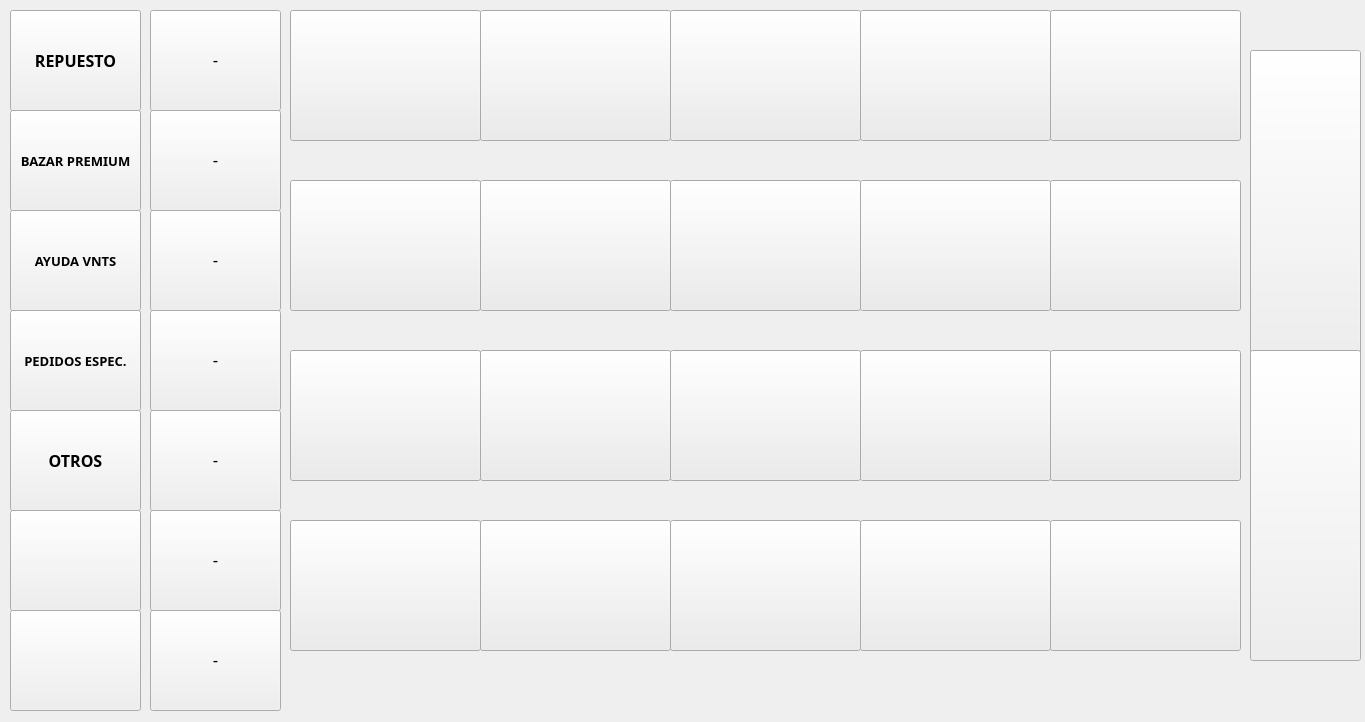
<?xml version="1.0" encoding="UTF-8"?>
<ui version="4.0">
 <class>BuscarProducto</class>
 <widget class="QMainWindow" name="BuscarProducto">
  <property name="geometry">
   <rect>
    <x>0</x>
    <y>0</y>
    <width>1365</width>
    <height>722</height>
   </rect>
  </property>
  <property name="windowTitle">
   <string>MainWindow</string>
  </property>
  <widget class="QWidget" name="centralwidget">
   <widget class="QPushButton" name="push_op7">
    <property name="geometry">
     <rect>
      <x>150</x>
      <y>610</y>
      <width>131</width>
      <height>101</height>
     </rect>
    </property>
    <property name="font">
     <font>
      <pointsize>12</pointsize>
     </font>
    </property>
    <property name="text">
     <string>-</string>
    </property>
    <property name="autoDefault">
     <bool>false</bool>
    </property>
   </widget>
   <widget class="QLabel" name="label_19">
    <property name="geometry">
     <rect>
      <x>860</x>
      <y>650</y>
      <width>191</width>
      <height>20</height>
     </rect>
    </property>
    <property name="font">
     <font>
      <family>Calibri</family>
      <pointsize>11</pointsize>
      <weight>75</weight>
      <italic>true</italic>
      <bold>true</bold>
     </font>
    </property>
    <property name="text">
     <string/>
    </property>
   </widget>
   <widget class="QPushButton" name="push_17">
    <property name="geometry">
     <rect>
      <x>480</x>
      <y>520</y>
      <width>191</width>
      <height>131</height>
     </rect>
    </property>
    <property name="styleSheet">
     <string notr="true">
background-color: rgb(251, 255, 207);
background-color: rgb(236, 236, 236);</string>
    </property>
    <property name="text">
     <string/>
    </property>
    <property name="autoDefault">
     <bool>false</bool>
    </property>
   </widget>
   <widget class="QPushButton" name="push_Atras">
    <property name="geometry">
     <rect>
      <x>1250</x>
      <y>50</y>
      <width>111</width>
      <height>311</height>
     </rect>
    </property>
    <property name="text">
     <string/>
    </property>
    <property name="icon">
     <iconset>
      <normalon>Dialog/MainW/icon/anterior.png</normalon>
     </iconset>
    </property>
    <property name="iconSize">
     <size>
      <width>60</width>
      <height>60</height>
     </size>
    </property>
    <property name="autoDefault">
     <bool>false</bool>
    </property>
   </widget>
   <widget class="QPushButton" name="push_20">
    <property name="geometry">
     <rect>
      <x>1050</x>
      <y>520</y>
      <width>191</width>
      <height>131</height>
     </rect>
    </property>
    <property name="styleSheet">
     <string notr="true">
background-color: rgb(251, 255, 207);
background-color: rgb(236, 236, 236);</string>
    </property>
    <property name="text">
     <string/>
    </property>
    <property name="autoDefault">
     <bool>false</bool>
    </property>
   </widget>
   <widget class="QPushButton" name="push_op2">
    <property name="geometry">
     <rect>
      <x>150</x>
      <y>110</y>
      <width>131</width>
      <height>101</height>
     </rect>
    </property>
    <property name="font">
     <font>
      <pointsize>12</pointsize>
     </font>
    </property>
    <property name="text">
     <string>-</string>
    </property>
    <property name="autoDefault">
     <bool>false</bool>
    </property>
   </widget>
   <widget class="QLabel" name="label_20">
    <property name="geometry">
     <rect>
      <x>1050</x>
      <y>650</y>
      <width>191</width>
      <height>20</height>
     </rect>
    </property>
    <property name="font">
     <font>
      <family>Calibri</family>
      <pointsize>11</pointsize>
      <weight>75</weight>
      <italic>true</italic>
      <bold>true</bold>
     </font>
    </property>
    <property name="text">
     <string/>
    </property>
   </widget>
   <widget class="QLabel" name="label_17">
    <property name="geometry">
     <rect>
      <x>480</x>
      <y>650</y>
      <width>191</width>
      <height>20</height>
     </rect>
    </property>
    <property name="font">
     <font>
      <family>Calibri</family>
      <pointsize>11</pointsize>
      <weight>75</weight>
      <italic>true</italic>
      <bold>true</bold>
     </font>
    </property>
    <property name="text">
     <string/>
    </property>
   </widget>
   <widget class="QPushButton" name="push_9">
    <property name="geometry">
     <rect>
      <x>860</x>
      <y>180</y>
      <width>191</width>
      <height>131</height>
     </rect>
    </property>
    <property name="styleSheet">
     <string notr="true">
background-color: rgb(251, 255, 207);
background-color: rgb(236, 236, 236);</string>
    </property>
    <property name="text">
     <string/>
    </property>
    <property name="autoDefault">
     <bool>false</bool>
    </property>
   </widget>
   <widget class="QPushButton" name="push_Cancelar">
    <property name="geometry">
     <rect>
      <x>10</x>
      <y>510</y>
      <width>131</width>
      <height>101</height>
     </rect>
    </property>
    <property name="text">
     <string/>
    </property>
    <property name="icon">
     <iconset>
      <disabledon>Dialog/MainW/icon/cancelar2.png</disabledon>
     </iconset>
    </property>
    <property name="iconSize">
     <size>
      <width>70</width>
      <height>70</height>
     </size>
    </property>
    <property name="autoDefault">
     <bool>false</bool>
    </property>
   </widget>
   <widget class="QLabel" name="label_6">
    <property name="geometry">
     <rect>
      <x>290</x>
      <y>310</y>
      <width>191</width>
      <height>20</height>
     </rect>
    </property>
    <property name="font">
     <font>
      <family>Calibri</family>
      <pointsize>11</pointsize>
      <weight>75</weight>
      <italic>true</italic>
      <bold>true</bold>
     </font>
    </property>
    <property name="text">
     <string/>
    </property>
   </widget>
   <widget class="QPushButton" name="push_op1">
    <property name="geometry">
     <rect>
      <x>150</x>
      <y>10</y>
      <width>131</width>
      <height>101</height>
     </rect>
    </property>
    <property name="font">
     <font>
      <pointsize>12</pointsize>
     </font>
    </property>
    <property name="text">
     <string>-</string>
    </property>
    <property name="autoDefault">
     <bool>false</bool>
    </property>
   </widget>
   <widget class="QPushButton" name="push_15">
    <property name="geometry">
     <rect>
      <x>1050</x>
      <y>350</y>
      <width>191</width>
      <height>131</height>
     </rect>
    </property>
    <property name="styleSheet">
     <string notr="true">
background-color: rgb(251, 255, 207);
background-color: rgb(236, 236, 236);</string>
    </property>
    <property name="text">
     <string/>
    </property>
    <property name="autoDefault">
     <bool>false</bool>
    </property>
   </widget>
   <widget class="QPushButton" name="push_op6">
    <property name="geometry">
     <rect>
      <x>150</x>
      <y>510</y>
      <width>131</width>
      <height>101</height>
     </rect>
    </property>
    <property name="font">
     <font>
      <pointsize>12</pointsize>
     </font>
    </property>
    <property name="text">
     <string>-</string>
    </property>
    <property name="autoDefault">
     <bool>false</bool>
    </property>
   </widget>
   <widget class="QLabel" name="label_12">
    <property name="geometry">
     <rect>
      <x>480</x>
      <y>480</y>
      <width>191</width>
      <height>20</height>
     </rect>
    </property>
    <property name="font">
     <font>
      <family>Calibri</family>
      <pointsize>11</pointsize>
      <weight>75</weight>
      <italic>true</italic>
      <bold>true</bold>
     </font>
    </property>
    <property name="text">
     <string/>
    </property>
   </widget>
   <widget class="QPushButton" name="push_11">
    <property name="geometry">
     <rect>
      <x>290</x>
      <y>350</y>
      <width>191</width>
      <height>131</height>
     </rect>
    </property>
    <property name="styleSheet">
     <string notr="true">
background-color: rgb(251, 255, 207);
background-color: rgb(236, 236, 236);</string>
    </property>
    <property name="text">
     <string/>
    </property>
    <property name="autoDefault">
     <bool>false</bool>
    </property>
   </widget>
   <widget class="QLabel" name="label_8">
    <property name="geometry">
     <rect>
      <x>670</x>
      <y>310</y>
      <width>191</width>
      <height>20</height>
     </rect>
    </property>
    <property name="font">
     <font>
      <family>Calibri</family>
      <pointsize>11</pointsize>
      <weight>75</weight>
      <italic>true</italic>
      <bold>true</bold>
     </font>
    </property>
    <property name="text">
     <string/>
    </property>
   </widget>
   <widget class="QPushButton" name="push_10">
    <property name="geometry">
     <rect>
      <x>1050</x>
      <y>180</y>
      <width>191</width>
      <height>131</height>
     </rect>
    </property>
    <property name="styleSheet">
     <string notr="true">
background-color: rgb(251, 255, 207);
background-color: rgb(236, 236, 236);</string>
    </property>
    <property name="text">
     <string/>
    </property>
    <property name="autoDefault">
     <bool>false</bool>
    </property>
   </widget>
   <widget class="QLabel" name="label_13">
    <property name="geometry">
     <rect>
      <x>670</x>
      <y>480</y>
      <width>191</width>
      <height>20</height>
     </rect>
    </property>
    <property name="font">
     <font>
      <family>Calibri</family>
      <pointsize>11</pointsize>
      <weight>75</weight>
      <italic>true</italic>
      <bold>true</bold>
     </font>
    </property>
    <property name="text">
     <string/>
    </property>
   </widget>
   <widget class="QLabel" name="label_11">
    <property name="geometry">
     <rect>
      <x>290</x>
      <y>480</y>
      <width>191</width>
      <height>20</height>
     </rect>
    </property>
    <property name="font">
     <font>
      <family>Calibri</family>
      <pointsize>11</pointsize>
      <weight>75</weight>
      <italic>true</italic>
      <bold>true</bold>
     </font>
    </property>
    <property name="text">
     <string/>
    </property>
   </widget>
   <widget class="QPushButton" name="push_14">
    <property name="geometry">
     <rect>
      <x>860</x>
      <y>350</y>
      <width>191</width>
      <height>131</height>
     </rect>
    </property>
    <property name="styleSheet">
     <string notr="true">
background-color: rgb(251, 255, 207);
background-color: rgb(236, 236, 236);</string>
    </property>
    <property name="text">
     <string/>
    </property>
    <property name="autoDefault">
     <bool>false</bool>
    </property>
   </widget>
   <widget class="QPushButton" name="push_18">
    <property name="geometry">
     <rect>
      <x>670</x>
      <y>520</y>
      <width>191</width>
      <height>131</height>
     </rect>
    </property>
    <property name="styleSheet">
     <string notr="true">
background-color: rgb(251, 255, 207);
background-color: rgb(236, 236, 236);</string>
    </property>
    <property name="text">
     <string/>
    </property>
    <property name="autoDefault">
     <bool>false</bool>
    </property>
   </widget>
   <widget class="QPushButton" name="push_Cargar">
    <property name="geometry">
     <rect>
      <x>10</x>
      <y>610</y>
      <width>131</width>
      <height>101</height>
     </rect>
    </property>
    <property name="text">
     <string/>
    </property>
    <property name="icon">
     <iconset>
      <disabledon>Dialog/MainW/icon/cargar.png</disabledon>
     </iconset>
    </property>
    <property name="iconSize">
     <size>
      <width>70</width>
      <height>70</height>
     </size>
    </property>
    <property name="autoDefault">
     <bool>false</bool>
    </property>
   </widget>
   <widget class="QPushButton" name="push_4">
    <property name="geometry">
     <rect>
      <x>860</x>
      <y>10</y>
      <width>191</width>
      <height>131</height>
     </rect>
    </property>
    <property name="styleSheet">
     <string notr="true">
background-color: rgb(251, 255, 207);
background-color: rgb(236, 236, 236);</string>
    </property>
    <property name="text">
     <string/>
    </property>
    <property name="autoDefault">
     <bool>false</bool>
    </property>
   </widget>
   <widget class="QLabel" name="label_15">
    <property name="geometry">
     <rect>
      <x>1050</x>
      <y>480</y>
      <width>191</width>
      <height>20</height>
     </rect>
    </property>
    <property name="font">
     <font>
      <family>Calibri</family>
      <pointsize>11</pointsize>
      <weight>75</weight>
      <italic>true</italic>
      <bold>true</bold>
     </font>
    </property>
    <property name="text">
     <string/>
    </property>
   </widget>
   <widget class="QPushButton" name="push_3">
    <property name="geometry">
     <rect>
      <x>670</x>
      <y>10</y>
      <width>191</width>
      <height>131</height>
     </rect>
    </property>
    <property name="styleSheet">
     <string notr="true">
background-color: rgb(251, 255, 207);
background-color: rgb(236, 236, 236);</string>
    </property>
    <property name="text">
     <string/>
    </property>
    <property name="autoDefault">
     <bool>false</bool>
    </property>
   </widget>
   <widget class="QLabel" name="label_4">
    <property name="geometry">
     <rect>
      <x>860</x>
      <y>140</y>
      <width>191</width>
      <height>20</height>
     </rect>
    </property>
    <property name="font">
     <font>
      <family>Calibri</family>
      <pointsize>11</pointsize>
      <weight>75</weight>
      <italic>true</italic>
      <bold>true</bold>
     </font>
    </property>
    <property name="text">
     <string/>
    </property>
   </widget>
   <widget class="QPushButton" name="push_16">
    <property name="geometry">
     <rect>
      <x>290</x>
      <y>520</y>
      <width>191</width>
      <height>131</height>
     </rect>
    </property>
    <property name="styleSheet">
     <string notr="true">
background-color: rgb(251, 255, 207);
background-color: rgb(236, 236, 236);</string>
    </property>
    <property name="text">
     <string/>
    </property>
    <property name="autoDefault">
     <bool>false</bool>
    </property>
   </widget>
   <widget class="QPushButton" name="push_13">
    <property name="geometry">
     <rect>
      <x>670</x>
      <y>350</y>
      <width>191</width>
      <height>131</height>
     </rect>
    </property>
    <property name="styleSheet">
     <string notr="true">
background-color: rgb(251, 255, 207);
background-color: rgb(236, 236, 236);</string>
    </property>
    <property name="text">
     <string/>
    </property>
    <property name="autoDefault">
     <bool>false</bool>
    </property>
   </widget>
   <widget class="QLabel" name="label_7">
    <property name="geometry">
     <rect>
      <x>480</x>
      <y>310</y>
      <width>191</width>
      <height>20</height>
     </rect>
    </property>
    <property name="font">
     <font>
      <family>Calibri</family>
      <pointsize>11</pointsize>
      <weight>75</weight>
      <italic>true</italic>
      <bold>true</bold>
     </font>
    </property>
    <property name="text">
     <string/>
    </property>
   </widget>
   <widget class="QLabel" name="label_16">
    <property name="geometry">
     <rect>
      <x>290</x>
      <y>650</y>
      <width>191</width>
      <height>20</height>
     </rect>
    </property>
    <property name="font">
     <font>
      <family>Calibri</family>
      <pointsize>11</pointsize>
      <weight>75</weight>
      <italic>true</italic>
      <bold>true</bold>
     </font>
    </property>
    <property name="text">
     <string/>
    </property>
   </widget>
   <widget class="QPushButton" name="push_PedidosEsp">
    <property name="geometry">
     <rect>
      <x>10</x>
      <y>310</y>
      <width>131</width>
      <height>101</height>
     </rect>
    </property>
    <property name="font">
     <font>
      <family>Arial Black</family>
      <pointsize>10</pointsize>
      <weight>75</weight>
      <bold>true</bold>
     </font>
    </property>
    <property name="text">
     <string>PEDIDOS ESPEC.</string>
    </property>
    <property name="autoDefault">
     <bool>false</bool>
    </property>
   </widget>
   <widget class="QLabel" name="label_1">
    <property name="geometry">
     <rect>
      <x>290</x>
      <y>140</y>
      <width>191</width>
      <height>20</height>
     </rect>
    </property>
    <property name="font">
     <font>
      <family>Calibri</family>
      <pointsize>11</pointsize>
      <weight>75</weight>
      <italic>true</italic>
      <bold>true</bold>
     </font>
    </property>
    <property name="text">
     <string/>
    </property>
   </widget>
   <widget class="QPushButton" name="push_op4">
    <property name="geometry">
     <rect>
      <x>150</x>
      <y>310</y>
      <width>131</width>
      <height>101</height>
     </rect>
    </property>
    <property name="font">
     <font>
      <pointsize>12</pointsize>
     </font>
    </property>
    <property name="text">
     <string>-</string>
    </property>
    <property name="autoDefault">
     <bool>false</bool>
    </property>
   </widget>
   <widget class="QLabel" name="label_2">
    <property name="geometry">
     <rect>
      <x>480</x>
      <y>140</y>
      <width>191</width>
      <height>20</height>
     </rect>
    </property>
    <property name="font">
     <font>
      <family>Calibri</family>
      <pointsize>11</pointsize>
      <weight>75</weight>
      <italic>true</italic>
      <bold>true</bold>
     </font>
    </property>
    <property name="text">
     <string/>
    </property>
   </widget>
   <widget class="QLabel" name="label_18">
    <property name="geometry">
     <rect>
      <x>670</x>
      <y>650</y>
      <width>191</width>
      <height>20</height>
     </rect>
    </property>
    <property name="font">
     <font>
      <family>Calibri</family>
      <pointsize>11</pointsize>
      <weight>75</weight>
      <italic>true</italic>
      <bold>true</bold>
     </font>
    </property>
    <property name="text">
     <string/>
    </property>
   </widget>
   <widget class="QLabel" name="label_5">
    <property name="geometry">
     <rect>
      <x>1050</x>
      <y>140</y>
      <width>191</width>
      <height>20</height>
     </rect>
    </property>
    <property name="font">
     <font>
      <family>Calibri</family>
      <pointsize>11</pointsize>
      <weight>75</weight>
      <italic>true</italic>
      <bold>true</bold>
     </font>
    </property>
    <property name="text">
     <string/>
    </property>
   </widget>
   <widget class="QPushButton" name="push_Adelante">
    <property name="geometry">
     <rect>
      <x>1250</x>
      <y>350</y>
      <width>111</width>
      <height>311</height>
     </rect>
    </property>
    <property name="text">
     <string/>
    </property>
    <property name="icon">
     <iconset>
      <normalon>Dialog/MainW/icon/siguiente.png</normalon>
     </iconset>
    </property>
    <property name="iconSize">
     <size>
      <width>60</width>
      <height>60</height>
     </size>
    </property>
    <property name="autoDefault">
     <bool>false</bool>
    </property>
   </widget>
   <widget class="QLabel" name="label_10">
    <property name="geometry">
     <rect>
      <x>1050</x>
      <y>310</y>
      <width>191</width>
      <height>20</height>
     </rect>
    </property>
    <property name="font">
     <font>
      <family>Calibri</family>
      <pointsize>11</pointsize>
      <weight>75</weight>
      <italic>true</italic>
      <bold>true</bold>
     </font>
    </property>
    <property name="text">
     <string/>
    </property>
   </widget>
   <widget class="QPushButton" name="push_Repuesto">
    <property name="geometry">
     <rect>
      <x>10</x>
      <y>10</y>
      <width>131</width>
      <height>101</height>
     </rect>
    </property>
    <property name="font">
     <font>
      <family>Arial Black</family>
      <pointsize>12</pointsize>
      <weight>75</weight>
      <bold>true</bold>
     </font>
    </property>
    <property name="text">
     <string>REPUESTO</string>
    </property>
    <property name="autoDefault">
     <bool>false</bool>
    </property>
   </widget>
   <widget class="QPushButton" name="push_7">
    <property name="geometry">
     <rect>
      <x>480</x>
      <y>180</y>
      <width>191</width>
      <height>131</height>
     </rect>
    </property>
    <property name="styleSheet">
     <string notr="true">
background-color: rgb(251, 255, 207);
background-color: rgb(236, 236, 236);</string>
    </property>
    <property name="text">
     <string/>
    </property>
    <property name="autoDefault">
     <bool>false</bool>
    </property>
   </widget>
   <widget class="QPushButton" name="push_op5">
    <property name="geometry">
     <rect>
      <x>150</x>
      <y>410</y>
      <width>131</width>
      <height>101</height>
     </rect>
    </property>
    <property name="font">
     <font>
      <pointsize>12</pointsize>
     </font>
    </property>
    <property name="styleSheet">
     <string notr="true"/>
    </property>
    <property name="text">
     <string>-</string>
    </property>
    <property name="autoDefault">
     <bool>false</bool>
    </property>
   </widget>
   <widget class="QPushButton" name="push_op3">
    <property name="geometry">
     <rect>
      <x>150</x>
      <y>210</y>
      <width>131</width>
      <height>101</height>
     </rect>
    </property>
    <property name="font">
     <font>
      <pointsize>12</pointsize>
     </font>
    </property>
    <property name="text">
     <string>-</string>
    </property>
    <property name="autoDefault">
     <bool>false</bool>
    </property>
   </widget>
   <widget class="QPushButton" name="push_12">
    <property name="geometry">
     <rect>
      <x>480</x>
      <y>350</y>
      <width>191</width>
      <height>131</height>
     </rect>
    </property>
    <property name="styleSheet">
     <string notr="true">
background-color: rgb(251, 255, 207);
background-color: rgb(236, 236, 236);</string>
    </property>
    <property name="text">
     <string/>
    </property>
    <property name="autoDefault">
     <bool>false</bool>
    </property>
   </widget>
   <widget class="QLabel" name="label_3">
    <property name="geometry">
     <rect>
      <x>670</x>
      <y>140</y>
      <width>191</width>
      <height>20</height>
     </rect>
    </property>
    <property name="font">
     <font>
      <family>Calibri</family>
      <pointsize>11</pointsize>
      <weight>75</weight>
      <italic>true</italic>
      <bold>true</bold>
     </font>
    </property>
    <property name="text">
     <string/>
    </property>
   </widget>
   <widget class="QLabel" name="label_14">
    <property name="geometry">
     <rect>
      <x>860</x>
      <y>480</y>
      <width>191</width>
      <height>20</height>
     </rect>
    </property>
    <property name="font">
     <font>
      <family>Calibri</family>
      <pointsize>11</pointsize>
      <weight>75</weight>
      <italic>true</italic>
      <bold>true</bold>
     </font>
    </property>
    <property name="text">
     <string/>
    </property>
   </widget>
   <widget class="QPushButton" name="push_2">
    <property name="geometry">
     <rect>
      <x>480</x>
      <y>10</y>
      <width>191</width>
      <height>131</height>
     </rect>
    </property>
    <property name="styleSheet">
     <string notr="true">
background-color: rgb(251, 255, 207);
background-color: rgb(236, 236, 236);</string>
    </property>
    <property name="text">
     <string/>
    </property>
    <property name="autoDefault">
     <bool>false</bool>
    </property>
   </widget>
   <widget class="QPushButton" name="push_1">
    <property name="geometry">
     <rect>
      <x>290</x>
      <y>10</y>
      <width>191</width>
      <height>131</height>
     </rect>
    </property>
    <property name="styleSheet">
     <string notr="true">
background-color: rgb(251, 255, 207);
background-color: rgb(236, 236, 236);


</string>
    </property>
    <property name="text">
     <string/>
    </property>
    <property name="autoDefault">
     <bool>false</bool>
    </property>
   </widget>
   <widget class="QPushButton" name="push_19">
    <property name="geometry">
     <rect>
      <x>860</x>
      <y>520</y>
      <width>191</width>
      <height>131</height>
     </rect>
    </property>
    <property name="styleSheet">
     <string notr="true">
background-color: rgb(251, 255, 207);
background-color: rgb(236, 236, 236);</string>
    </property>
    <property name="text">
     <string/>
    </property>
    <property name="autoDefault">
     <bool>false</bool>
    </property>
   </widget>
   <widget class="QPushButton" name="push_8">
    <property name="geometry">
     <rect>
      <x>670</x>
      <y>180</y>
      <width>191</width>
      <height>131</height>
     </rect>
    </property>
    <property name="styleSheet">
     <string notr="true">
background-color: rgb(251, 255, 207);
background-color: rgb(236, 236, 236);</string>
    </property>
    <property name="text">
     <string/>
    </property>
    <property name="autoDefault">
     <bool>false</bool>
    </property>
   </widget>
   <widget class="QPushButton" name="push_Aventas">
    <property name="geometry">
     <rect>
      <x>10</x>
      <y>210</y>
      <width>131</width>
      <height>101</height>
     </rect>
    </property>
    <property name="font">
     <font>
      <family>Arial Black</family>
      <pointsize>10</pointsize>
      <weight>75</weight>
      <bold>true</bold>
     </font>
    </property>
    <property name="text">
     <string>AYUDA VNTS</string>
    </property>
    <property name="autoDefault">
     <bool>false</bool>
    </property>
   </widget>
   <widget class="QPushButton" name="push_5">
    <property name="geometry">
     <rect>
      <x>1050</x>
      <y>10</y>
      <width>191</width>
      <height>131</height>
     </rect>
    </property>
    <property name="styleSheet">
     <string notr="true">
background-color: rgb(251, 255, 207);
background-color: rgb(236, 236, 236);</string>
    </property>
    <property name="text">
     <string/>
    </property>
    <property name="autoDefault">
     <bool>false</bool>
    </property>
   </widget>
   <widget class="QPushButton" name="push_6">
    <property name="geometry">
     <rect>
      <x>290</x>
      <y>180</y>
      <width>191</width>
      <height>131</height>
     </rect>
    </property>
    <property name="styleSheet">
     <string notr="true">
background-color: rgb(251, 255, 207);
background-color: rgb(236, 236, 236);</string>
    </property>
    <property name="text">
     <string/>
    </property>
    <property name="autoDefault">
     <bool>false</bool>
    </property>
   </widget>
   <widget class="QPushButton" name="push_Bazar">
    <property name="geometry">
     <rect>
      <x>10</x>
      <y>110</y>
      <width>131</width>
      <height>101</height>
     </rect>
    </property>
    <property name="font">
     <font>
      <family>Arial Black</family>
      <pointsize>10</pointsize>
      <weight>75</weight>
      <bold>true</bold>
     </font>
    </property>
    <property name="text">
     <string>BAZAR PREMIUM</string>
    </property>
    <property name="autoDefault">
     <bool>false</bool>
    </property>
   </widget>
   <widget class="QPushButton" name="push_Otros">
    <property name="geometry">
     <rect>
      <x>10</x>
      <y>410</y>
      <width>131</width>
      <height>101</height>
     </rect>
    </property>
    <property name="font">
     <font>
      <family>Arial Black</family>
      <pointsize>12</pointsize>
      <weight>75</weight>
      <bold>true</bold>
     </font>
    </property>
    <property name="text">
     <string>OTROS</string>
    </property>
    <property name="autoDefault">
     <bool>false</bool>
    </property>
   </widget>
   <widget class="QLabel" name="label_9">
    <property name="geometry">
     <rect>
      <x>860</x>
      <y>310</y>
      <width>191</width>
      <height>20</height>
     </rect>
    </property>
    <property name="font">
     <font>
      <family>Calibri</family>
      <pointsize>11</pointsize>
      <weight>75</weight>
      <italic>true</italic>
      <bold>true</bold>
     </font>
    </property>
    <property name="text">
     <string/>
    </property>
   </widget>
  </widget>
 </widget>
 <resources/>
 <connections/>
</ui>
